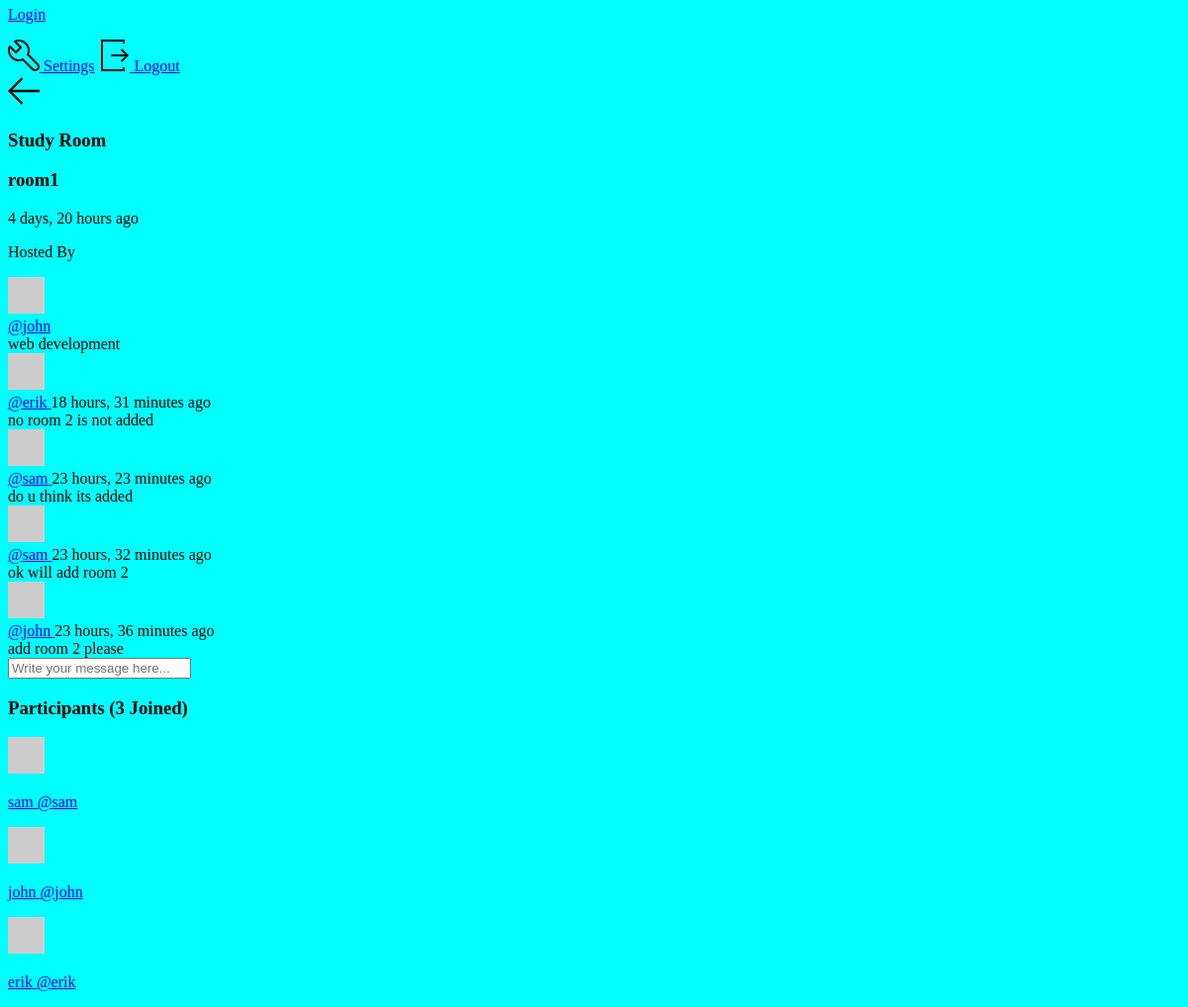
Page /room/1/ (lower part) on the earlier database version.
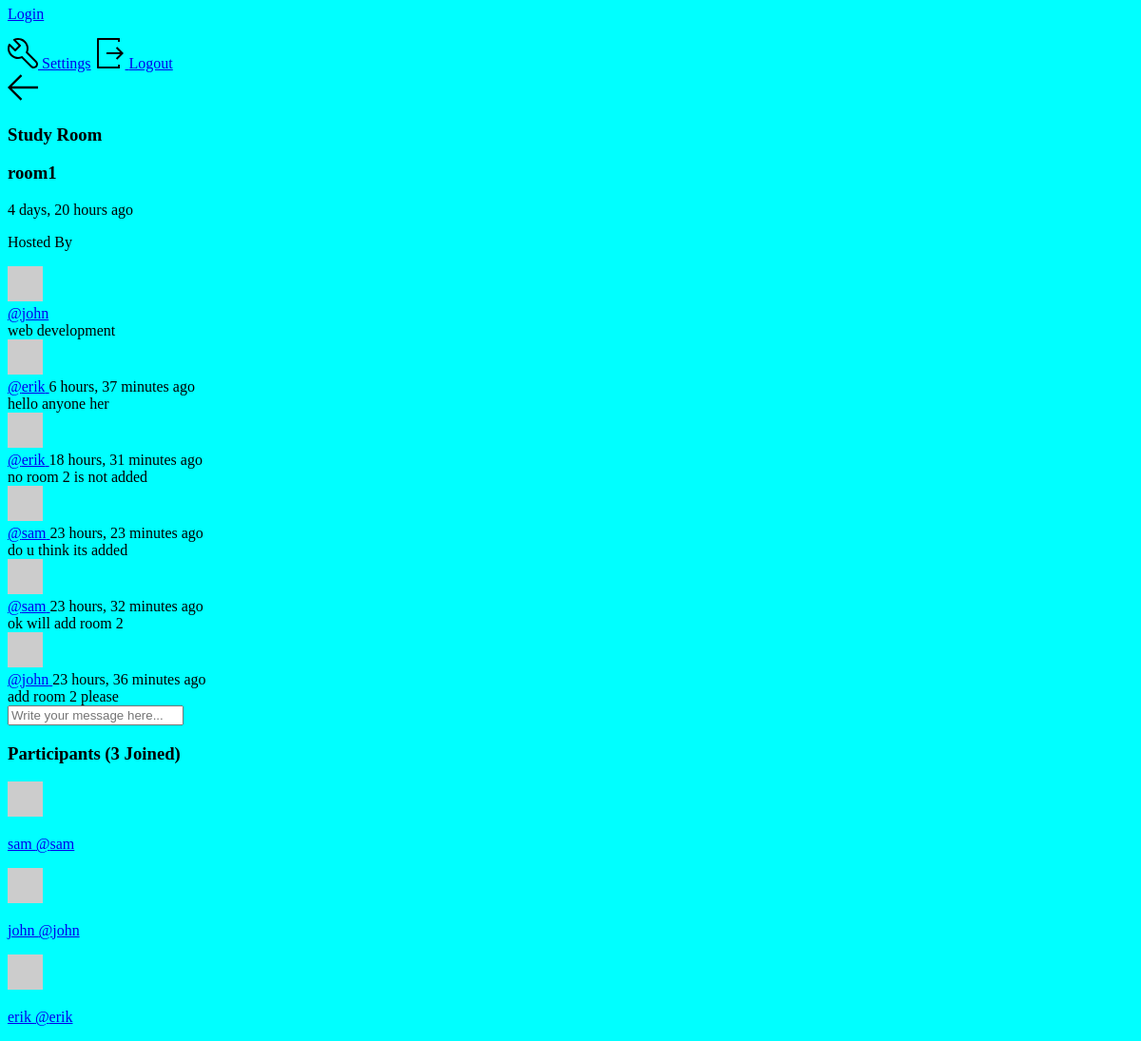
Same page on the later database version.
### base/models.py (models this page shows, shortened)
class Message(models.Model):
    user=models.ForeignKey(User, on_delete=models.CASCADE)
    room = models.ForeignKey(Room, on_delete=models.CASCADE)
    body = models.TextField()
    updated = models.DateTimeField(auto_now = True)
    created = models.DateTimeField(auto_now_add = True)
    class Meta:
        ordering = ['-updated','-created']

### base/views.py (the view, shortened to what this page needs)
# urls.py: path("room/<str:pk>/",views.room,name='room'),
def room(request,pk):
    room = Room.objects.get(id=pk)
    roomMessages = room.message_set.all()
    participants = room.participants.all()
    context = {'room':room,'roomMessages':roomMessages,'participants':participants}
    return render(request,'base/room.html',context)

### base/models.py (called while the page is built)
    def __str__(self):
        return self.name

### base/templates/base/room.html (shortened to what this page needs)
{% extends 'main.html' %} {% block content %}
<main class="profile-page layout layout--2">
  <div class="container">
    <div class="room">
      <div class="room__top">
        <div class="room__topLeft">
          <a href="/">
            <svg
              version="1.1"
              xmlns="http://www.w3.org/2000/svg"
              width="32"
              height="32"
              viewBox="0 0 32 32"
            >
              <title>arrow-left</title>
              <path
                d="M13.723 2.286l-13.723 13.714 13.719 13.714 1.616-1.611-10.96-10.96h27.625v-2.286h-27.625l10.965-10.965-1.616-1.607z"
              ></path>
            </svg>
          </a>
          <h3>Study Room</h3>
        </div>
      </div>
      <div class="room__box scroll">
        <div class="room__header scroll">
          <div class="room__info">
            <h3>{{room.name}}</h3>
            <span>{{room.created|timesince}} ago</span>
          </div>
          <div class="room__hosted">
            <p>Hosted By</p>
            <a href="/user-profile/{{room.host.id}}" class="room__author">
              <div class="avatar avatar--small">
                <img src="https://randomuser.me/api/portraits/men/37.jpg" />
              </div>
              <span>@{{room.host.username}}</span>
            </a>
          </div>
          <span class="room__topics">{{room.topic}}</span>
        </div>
        <div class="room__conversation">
          <div class="threads scroll">
            {% for message in roomMessages %}
            <div class="thread">
              <div class="thread__top">
                <div class="thread__author">
                  <a
                    href="/user-profile/{{message.user.id}}"
                    class="thread__authorInfo"
                  >
                    <div class="avatar avatar--small">
                      <img
                        src="https://randomuser.me/api/portraits/men/37.jpg"
                      />
                    </div>
                    <span>@{{message.user.username}}</span>
                  </a>
                  <span class="thread__date"
                    >{{message.created|timesince}} ago</span
                  >
                </div>
              </div>
              <div class="thread__details">{{message.body}}</div>
            </div>
            {% endfor %}
          </div>
        </div>
      </div>
      <div class="room__message">
        <form action="#">
          <input name="" placeholder="Write your message here..." />
        </form>
      </div>
    </div>
    <div class="participants">
      <h3 class="participants__top">
        Participants <span>({{participants.count}} Joined)</span>
      </h3>
      <div class="participants__list scroll">
        {% for user in participants %}
        <a href="/user-profile/{{user.id}}" class="participant">
          <div class="avatar avatar--medium">
            <img src="https://randomuser.me/api/portraits/men/37.jpg" />
          </div>
          <p>
            {{user.username}}
            <span>@{{user.username}}</span>
          </p>
        </a>
        {% endfor %}
      </div>
    </div>
  </div>
</main>
{% endblock content%}

Differences in the rows shown:
added Message: user.username "erik", created "6 hours, 37 minutes", body "hello anyone her"
